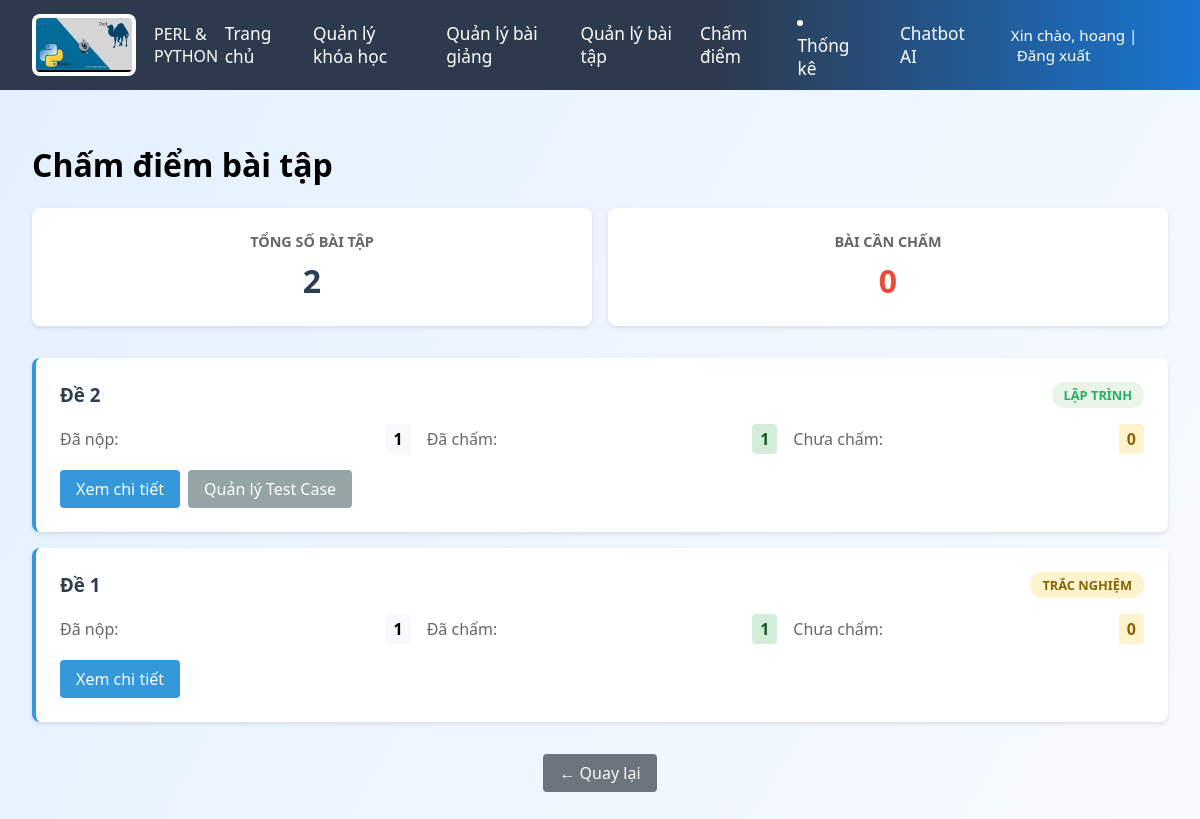
/cham-diem/ (signed in), run on the app's committed database.
### teacherapp/models.py (models this page shows, shortened)
class BaiTap(models.Model):
    LOAI_BAITAP_CHOICES = [
        ('code', 'Lập trình (Python/Perl)'),
        ('quiz', 'Trắc nghiệm'),
    ]
    tieu_de = models.CharField("Tiêu đề", max_length=255)
    mo_ta = models.TextField("Mô tả")
    loai_baitap = models.CharField("Loại bài tập", max_length=10, choices=LOAI_BAITAP_CHOICES)
    han_nop = models.DateTimeField("Hạn nộp")
    nguoi_tao = models.ForeignKey(User, on_delete=models.CASCADE, verbose_name="Người tạo")
    khoa_hoc = models.ForeignKey('Course', on_delete=models.CASCADE, related_name='bai_tap_list', verbose_name="Khóa học", null=True, blank=True)
    ngay_tao = models.DateTimeField("Ngày tạo", auto_now_add=True)

### teacherapp/views.py (the view)
# urls.py: path('cham-diem/', views.cham_diem, name='cham_diem'),
@login_required
def cham_diem(request):
    try:
        account = Account.objects.get(username=request.user.username)
        if not account.is_teacher:
            return redirect('student_home')
    except Account.DoesNotExist:
        return redirect('signin')
    bai_tap_list = BaiTap.objects.filter(nguoi_tao=request.user).order_by('-ngay_tao')
    thong_ke = []
    for bai_tap in bai_tap_list:
        so_luong_nop = BaiLam.objects.filter(bai_tap=bai_tap).count()
        so_luong_cham = BaiLam.objects.filter(bai_tap=bai_tap, da_cham=True).count()
        thong_ke.append({
            'bai_tap': bai_tap,
            'so_luong_nop': so_luong_nop,
            'so_luong_cham': so_luong_cham,
            'chua_cham': so_luong_nop - so_luong_cham
        })
    context = {
        'thong_ke': thong_ke,
        'title': 'Chấm điểm bài tập'
    }
    return render(request, 'teacher_page/cham_diem.html', context)

### templates/teacher_page/cham_diem.html (shortened to what this page needs)
{% extends 'teacher_page/gv_base.html' %}
{% load static %}
{% block extra_css %}
<link rel="stylesheet" href="{% static 'css/teacher/cham_diem.css' %}">
{% endblock %}
{% block content %}
<div class="container">
    <h1>{{ title }}</h1>
    <div class="stats-summary">
        <div class="stat-card">
            <h3>Tổng số bài tập</h3>
            <span class="stat-number">{{ thong_ke|length }}</span>
        </div>
        <div class="stat-card">
            <h3>Bài cần chấm</h3>
            <span class="stat-number warning">
                {% with total_chua_cham=0 %}
                    {{ total_chua_cham }}
                {% endwith %}
            </span>
        </div>
    </div>
    <div class="assignment-list">
        {% for item in thong_ke %}
        <div class="assignment-card">
            <div class="assignment-header">
                <h3>{{ item.bai_tap.tieu_de }}</h3>
                <span class="assignment-type {% if item.bai_tap.loai_baitap == 'code' %}code{% else %}quiz{% endif %}">
                    {% if item.bai_tap.loai_baitap == 'code' %}Lập trình{% else %}Trắc nghiệm{% endif %}
                </span>
            </div>
            <div class="assignment-stats">
                <div class="stat-item">
                    <span class="label">Đã nộp:</span>
                    <span class="value">{{ item.so_luong_nop }}</span>
                </div>
                <div class="stat-item">
                    <span class="label">Đã chấm:</span>
                    <span class="value success">{{ item.so_luong_cham }}</span>
                </div>
                <div class="stat-item">
                    <span class="label">Chưa chấm:</span>
                    <span class="value warning">{{ item.chua_cham }}</span>
                </div>
            </div>
            <div class="assignment-actions">
                <a href="{% url 'chi_tiet_bai_tap' item.bai_tap.id %}" class="btn btn-primary">
                    Xem chi tiết
                </a>
                {% if item.bai_tap.loai_baitap == 'code' %}
                    <a href="{% url 'quan_ly_test_case' item.bai_tap.id %}" class="btn btn-secondary">
                        Quản lý Test Case
                    </a>
                {% endif %}
            </div>
        </div>
        {% empty %}
        <div class="empty-state">
            <p>Chưa có bài tập nào được tạo.</p>
            <a href="{% url 'create_assignment' %}" class="btn btn-primary">Tạo bài tập mới</a>
        </div>
        {% endfor %}
    </div>
    <div class="back-actions">
        <a href="{% url 'teacher_home' %}" class="btn btn-back">← Quay lại</a>
    </div>
</div>
{% endblock %}

### templates/teacher_page/gv_base.html (shortened to what this page needs)
{% load static %}
<!DOCTYPE html>
<html lang="vi">
<head>
    {% block extra_css %}{% endblock %}
    <link rel="stylesheet" href="{% static 'css/gv_header.css' %}">
</head>
<body>
    <header class="header">
        <div class="logo">
            <img src="{% static 'image/headerIcon.jpg' %}" alt="DTU Logo">
            <span class="gv-title">PERL & PYTHON</span>
        </div>
        <nav class="nav">
            <a href="{% url 'teacher_home' %}">Trang chủ</a>
           <a href="{% url 'course_management' %}">Quản lý khóa học</a>
            <a href="{% url 'lecture_list' %}">Quản lý bài giảng</a>
            <a href="{% url 'assignment_list' %}">Quản lý bài tập</a>
            <a href="{% url 'cham_diem' %}">Chấm điểm</a>
            <li><a href="{% url 'thong_ke_bao_cao' %}">Thống kê</a></li>
            <a href="{% url 'AIapp:ai_page' %}">Chatbot AI</a>
            <span class="lang">
                Xin chào, {{ user.first_name }} |
                <a href="{% url 'signout' %}">Đăng xuất</a>
            </span>
        </nav>
    </header>
    <main class="content">
        {% block content %}{% endblock %}
    </main>
</body>
</html>

### static/css/teacher/cham_diem.css (style rules this page uses)
.container { max-width: 1200px; margin: 0 auto; padding: 2rem; }
.stats-summary { display: grid; grid-template-columns: repeat(auto-fit, minmax(200px, 1fr)); gap: 1rem; margin-bottom: 2rem; }
.stat-card { background: white; padding: 1.5rem; border-radius: 8px; box-shadow: 0 2px 4px rgba(0,0,0,0.1); text-align: center; }
.stat-card h3 { margin: 0 0 0.5rem 0; color: #666; font-size: 0.9rem; text-transform: uppercase; font-weight: 600; }
.stat-number { font-size: 2rem; font-weight: bold; color: #2c3e50; }
.stat-number.warning { color: #e74c3c; }
.assignment-list { display: grid; gap: 1rem; }
.assignment-card { background: white; padding: 1.5rem; border-radius: 8px; box-shadow: 0 2px 4px rgba(0,0,0,0.1); border-left: 4px solid #3498db; }
.assignment-header { display: flex; justify-content: space-between; align-items: center; margin-bottom: 1rem; }
.assignment-header h3 { margin: 0; color: #2c3e50; }
.assignment-type { padding: 0.25rem 0.75rem; border-radius: 20px; font-size: 0.8rem; font-weight: bold; text-transform: uppercase; }
.assignment-type.code { background: #e8f5e8; color: #27ae60; }
.assignment-type.quiz { background: #fff3cd; color: #856404; }
.assignment-stats { display: grid; grid-template-columns: repeat(auto-fit, minmax(120px, 1fr)); gap: 1rem; margin-bottom: 1rem; }
.stat-item { display: flex; justify-content: space-between; align-items: center; }
.stat-item .label { font-weight: 500; color: #666; }
.stat-item .value { font-weight: bold; padding: 0.25rem 0.5rem; border-radius: 4px; background: #f8f9fa; }
.stat-item .value.success { background: #d4edda; color: #155724; }
.stat-item .value.warning { background: #fff3cd; color: #856404; }
.assignment-actions { display: flex; gap: 0.5rem; flex-wrap: wrap; }
.btn { padding: 0.5rem 1rem; border: none; border-radius: 4px; cursor: pointer; text-decoration: none; display: inline-block; font-weight: 500; transition: all 0.3s ease; }
.btn-primary { background: #3498db; color: white; }
.btn-secondary { background: #95a5a6; color: white; }
.back-actions { text-align: center; margin-top: 2rem; }
.btn-back { background: #6c757d; color: white; text-decoration: none; padding: 0.5rem 1rem; border-radius: 4px; display: inline-block; }

### static/css/gv_header.css (style rules this page uses)
body { background: linear-gradient(120deg, #e3f0ff 0%, #f8fbff 100%); font-family: 'Segoe UI', Arial, sans-serif; margin: 0; padding: 0; min-height: 100vh; }
.header { background: linear-gradient(90deg, #2d3a4e 60%, #1976d2 100%); color: #fff; min-height: 90px; display: flex; align-items: center; justify-content: space-between; padding: 0 32px; }
.logo { display: flex; align-items: center; gap: 18px; }
.logo img { height: 54px; background: #fff; border-radius: 8px; padding: 4px; }
.nav { display: flex; gap: 28px; align-items: center; font-size: 1.08rem; }
.nav a { color: #fff; text-decoration: none; font-weight: 500; transition: color 0.2s; }
.lang { margin-left: 18px; font-size: 0.95rem; }
.lang a { color: #fff; margin-left: 6px; text-decoration: none; }

### templates/teacher_page/gv_base.html (style rules this page uses)
* { font-family: 'Segoe UI', Tahoma, Geneva, Verdana, sans-serif; -webkit-font-feature-settings: "liga", "kern"; font-feature-settings: "liga", "kern"; }
body { text-rendering: optimizeLegibility; -webkit-font-smoothing: antialiased; -moz-osx-font-smoothing: grayscale; }

### data on the page
BaiTap: bai_tap.tieu_de "Đề 2", loai_baitap "LẬP TRÌNH", so_luong_nop "1", so_luong_cham "1", chua_cham "0"
BaiTap: bai_tap.tieu_de "Đề 1", loai_baitap "TRẮC NGHIỆM", so_luong_nop "1", so_luong_cham "1", chua_cham "0"

### other printed values
{{ user.first_name }} "hoang"
{{ title }} "Chấm điểm bài tập"
{{ thong_ke|length }} "2"
{{ total_chua_cham }} "0"
